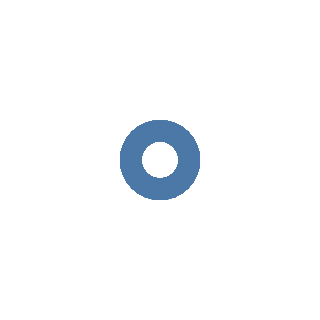

The notebook cell saved with this chart:
### Markdown cell above
Ya podemos empezar a decidir nuestro gráfico. Primero queremos decidir qué marcas (marks) geométricas queremos que tenga. Elegimos el atributo `mark_point()`.
Así como `point`, existen otros tipos de _marks_
- point
- line
- bar
- area
- rect
- geoshape
- text
- circle
- square
- rule
- tick

### Code cell
#alt.Chart(happy).mark_point()

alt.Chart(happy).mark_point()
